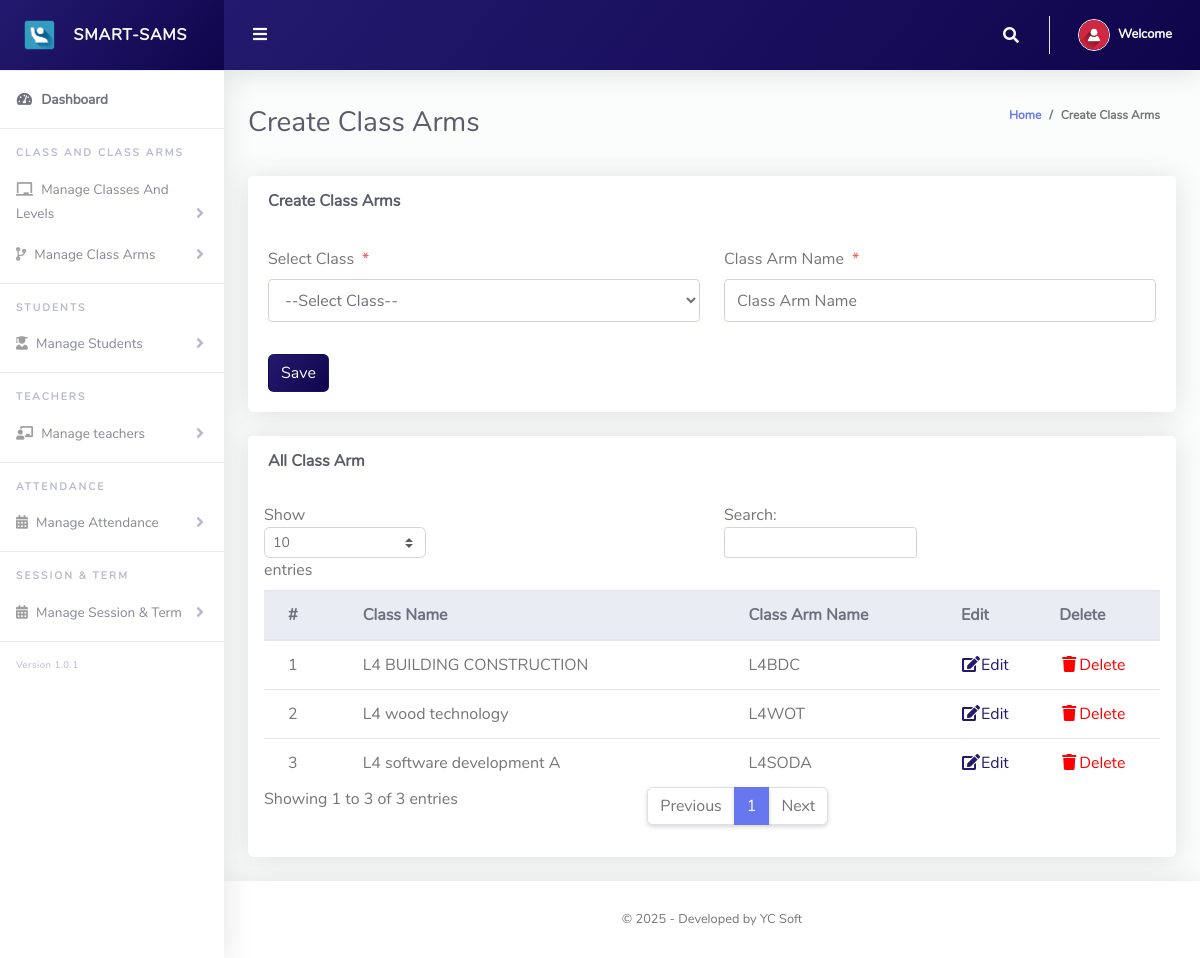
The app's page /Admin2/createClassArms.php (signed in) with its own data.
### tables this page shows
CREATE TABLE `tblclassarms` (
  `Id` int(10) NOT NULL,
  `classId` varchar(10) NOT NULL,
  `classArmName` varchar(255) NOT NULL,
  `isAssigned` varchar(10) NOT NULL
);

CREATE TABLE `tblclass` (
  `Id` int(10) NOT NULL,
  `level` varchar(255) NOT NULL,
  `className` varchar(255) NOT NULL,
  `totalStudents` int(255) NOT NULL,
  `boys` int(255) NOT NULL,
  `girls` int(255) NOT NULL,
  `school` varchar(255) NOT NULL
);

### Admin2/createClassArms.php (the view, shortened to what this page needs)
<?php
include '../Includes/dbcon.php';
?>
<!DOCTYPE html>
<html lang="en">
<head>
  <link href="../vendor/fontawesome-free/css/all.min.css" rel="stylesheet" type="text/css">
  <link href="../vendor/bootstrap/css/bootstrap.min.css" rel="stylesheet" type="text/css">
  <link href="css/ruang-admin.min.css" rel="stylesheet">
</head>
<body id="page-top">
  <div id="wrapper">
      <?php include "Includes/sidebar.php";?>
    <div id="content-wrapper" class="d-flex flex-column">
      <div id="content">
       <?php include "Includes/topbar.php";?>
        <div class="container-fluid" id="container-wrapper">
          <div class="d-sm-flex align-items-center justify-content-between mb-4">
            <h1 class="h3 mb-0 text-gray-800">Create Class Arms</h1>
            <ol class="breadcrumb">
              <li class="breadcrumb-item"><a href="./">Home</a></li>
              <li class="breadcrumb-item active" aria-current="page">Create Class Arms</li>
            </ol>
          </div>
          <div class="row">
            <div class="col-lg-12">
              <div class="card mb-4">
                <div class="card-header py-3 d-flex flex-row align-items-center justify-content-between">
                  <h6 class="m-0 font-weight-bold text-dark">Create Class Arms</h6>
                </div>
                <div class="card-body">
                  <form method="post">
                    <div class="form-group row mb-3">
                        <div class="col-xl-6">
                        <label class="form-control-label">Select Class<span class="text-danger ml-2">*</span></label>
                         <?php
$qu = "SELECT * FROM tbladmin WHERE Id = ".$_SESSION['userId']."";
$rs = $conn->query($qu);
$rows = $rs->fetch_assoc();
$school = $rows['school'];
                        $qry= "SELECT * FROM tblclass where school='$school' ORDER BY className ASC";
                        $result = $conn->query($qry);
                        $num = $result->num_rows;
                        if ($num > 0){
                          echo ' <select required name="classId" class="form-control mb-3">';
                          echo'<option value="">--Select Class--</option>';
                                  echo '</select>';
                              }
                            ?>
                        </div>
                        <div class="col-xl-6">
                        <label class="form-control-label">Class Arm Name<span class="text-danger ml-2">*</span></label>
                      <input type="text" class="form-control" name="classArmName" value="<?php echo $row['classArmName'];?>" id="exampleInputFirstName" placeholder="Class Arm Name">
                        </div>
                    </div>
                      <?php
                    if (isset($Id))
                    {
                    ?>
                    <button type="submit" name="update" class="btn btn-primary">Update</button>
                    &nbsp;&nbsp;&nbsp;&nbsp;&nbsp;&nbsp;&nbsp;&nbsp;&nbsp;&nbsp;
                    <?php
                    } else {
                    ?>
                    <button type="submit" name="save" class="btn btn asa">Save</button>
                    <?php
                    }
                    ?>
                  </form>
                </div>
              </div>
                 <div class="row">
              <div class="col-lg-12">
              <div class="card mb-4">
                <div class="card-header py-3 d-flex flex-row align-items-center justify-content-between">
                  <h6 class="m-0 font-weight-bold text-dark">All Class Arm</h6>
                </div>
                <div class="table-responsive p-3">
                  <table  class="table align-items-center table-flush table-hover" id="dataTableHover">
                    <thead class="thead-light">
                      <tr>
                        <th>#</th>
                        <th>Class Name</th>
                        <th>Class Arm Name</th>
                        <th>Edit</th>
                        <th>Delete</th>
                      </tr>
                    </thead>
                    <tbody>
                  <?php
                  $qm = "SELECT * FROM tbladmin WHERE Id = ".$_SESSION['userId']."";
                  $rs = $conn->query($qm);
                  $rows = $rs->fetch_assoc();
                  $school = $rows['school'];
                      $query = "SELECT tblclassarms.Id,tblclassarms.isAssigned,tblclass.className,tblclassarms.classArmName
                      FROM tblclassarms
                      INNER JOIN tblclass ON tblclass.Id = tblclassarms.classId
                      WHERE tblclass.school = '$school'"
                      ;
                      $rs = $conn->query($query);
                      $num = $rs->num_rows;
                      $sn=0;
                      if($num > 0)
                      {
                        while ($rows = $rs->fetch_assoc())
                          {
                             $sn = $sn + 1;
                            echo"
                              <tr>
                                <td>".$sn."</td>
                                <td>".$rows['className']."</td>
                                <td>".$rows['classArmName']."</td>
                                <td><a href='?action=edit&Id=".$rows['Id']."' class='aso'><i class='fas fa-fw fa-edit aso'></i>Edit</a></td>
                                <td><a href='?action=delete&Id=".$rows['Id']."' style='color: red'><i class='fas fa-fw fa-trash' style='color: red'></i>Delete</a></td>
                              </tr>";
                          }
                      }
                      else
                      {
                           echo
                           "<div class='alert alert-danger' role='alert'>
                            No Record Found!
                            </div>";
                      }
                      ?>
                    </tbody>
                  </table>
                </div>
              </div>
            </div>
            </div>
          </div>
        </div>
      </div>
       <?php include "Includes/footer.php";?>
    </div>
  </div>
</body>
</html>

### Admin2/Includes/topbar.php (style rules this page uses)
.asa { color: white; background: linear-gradient(130deg, #231a6f, #0f054c); }
.aso { color:#231a6f; }

### records on screen
tblclassarms: classId.className "L4 BUILDING CONSTRUCTION", classArmName "L4BDC"
tblclassarms: classId.className "L4 wood technology", classArmName "L4WOT"
tblclassarms: classId.className "L4 software development A", classArmName "L4SODA"
